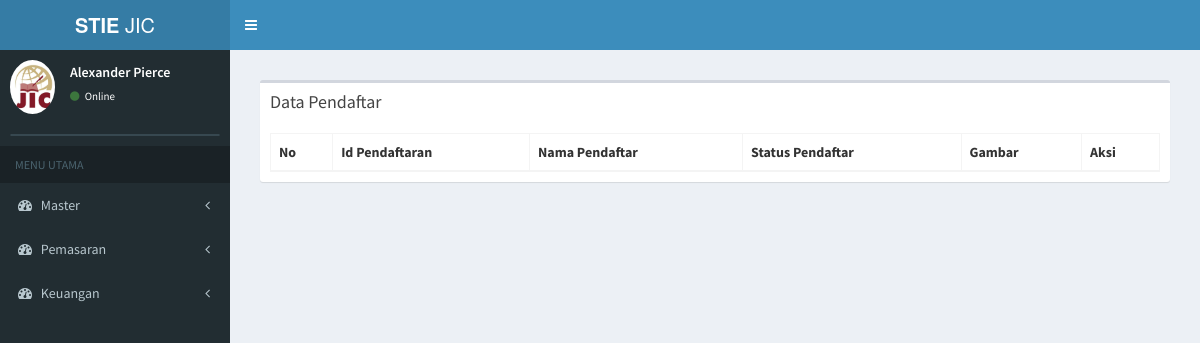
The page /index.php/finance on the database as committed earlier.
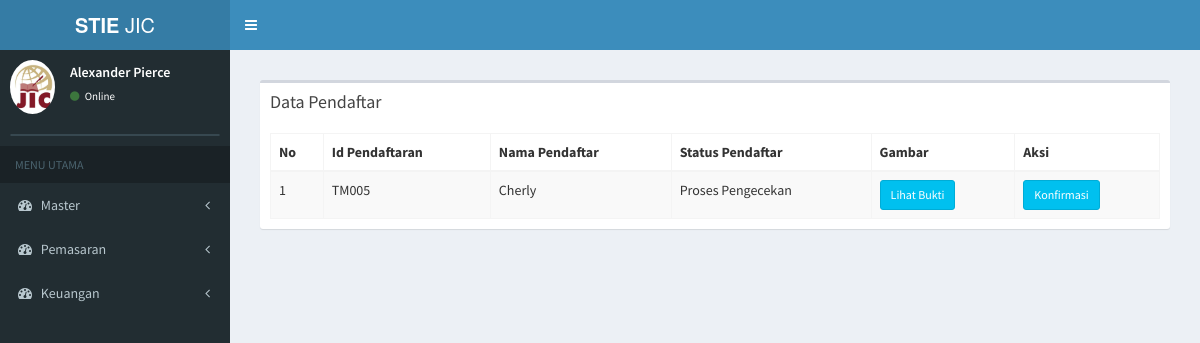
The same page on the database as committed later.
### tables this page shows
CREATE TABLE `tb_pendaftaran` (
  `id_pendaftaran` varchar(6) NOT NULL,
  `tanggal_pendaftaran` date NOT NULL,
  `nama_pendaftar` varchar(50) NOT NULL,
  `jk_pendaftar` varchar(20) NOT NULL,
  `id_sekolah2` varchar(6) NOT NULL,
  `jurusan` varchar(20) NOT NULL,
  `alamat` varchar(100) NOT NULL,
  `email` varchar(30) NOT NULL,
  `no_telp` varchar(15) NOT NULL,
  `waktu` varchar(10) NOT NULL,
  `status_bayar` varchar(20) NOT NULL,
  `id_prodi2` varchar(6) NOT NULL,
  `sumber` varchar(30) NOT NULL,
  `ibu_kandung` varchar(30) NOT NULL,
  `bukti_transfer` text NOT NULL,
  `agama` varchar(10) NOT NULL,
  `id_du2` varchar(6) NOT NULL,
  `f1` text NOT NULL,
  `f2` text NOT NULL,
  `f3` text NOT NULL,
  `notes` text NOT NULL,
  `tanggal_konfirmasi` date NOT NULL,
  `sgs` varchar(20) NOT NULL
);

### application/controllers/finance.php (called while the page is built, shortened)
<?php
class Finance extends CI_Controller {
	public function __construct()
	{
		$this->load->model('finance_model');
	}
		public function index()
	{
		$data['main_view'] = 'Finance/finance_view';
		$data['data']=$this->finance_model->data_mahasiswa();
		$this->load->view('template', $data);
	}
}

### index.php (called while the page is built, shortened)
<?php
require_once BASEPATH.'core/CodeIgniter.php';

### application/models/finance_model.php (called while the page is built, shortened)
<?php
class Finance_model extends CI_Model {
	public function data_mahasiswa(){
		return $this->db->where('status_bayar' , 'Proses Pengecekan')
		->order_by('id_pendaftaran','ASC')
		->get('tb_pendaftaran')
		->result();
	}
}

### application/views/Finance/finance_view.php (the view, shortened to what this page needs)
<section class="content">
      <div class="row">
        <div class="col-xs-12">
          <div class="box">
            <div class="box-header">
              <h3 class="box-title">Data Pendaftar</h3>
            </div>
            <div class="box-body">
              <table id="example1" class="table table-bordered table-striped">
                <thead>
                <tr>
                  <th>No</th>
                  <th>Id Pendaftaran</th>
                  <th>Nama Pendaftar</th>
                  <th>Status Pendaftar</th>
                  <th>Gambar</th>
                  <th>Aksi</th>
                </tr>
                </thead>
    <tbody>
      <?php
        $no = 0;
        foreach($data as $i):
      ?>
      <tr>
        <td><?php echo ++$no; ?></td>
        <td><?php echo $i->id_pendaftaran;?></td>
        <td><?php echo $i->nama_pendaftar;?></td>
        <td><?php echo $i->status_bayar;?></td>
        <td><a href="<?php echo base_url().'uploads/'.$i->bukti_transfer;?>" class="btn btn-info btn-sm" target="_blank">Lihat Bukti</a></td>
                <td><a class="btn btn-sm btn-info" data-toggle="modal" data-target="#modal_edit<?php echo $i->id_pendaftaran;?>"> Konfirmasi</a></td>
      </tr>
      <?php endforeach;?>
    </tbody>
  </table>
</div>

Rows that differ between the two databases and show on the page:
now on this page (row edited): tb_pendaftaran: id_pendaftaran "TM005", nama_pendaftar "Cherly", status_bayar "Proses Pengecekan"
